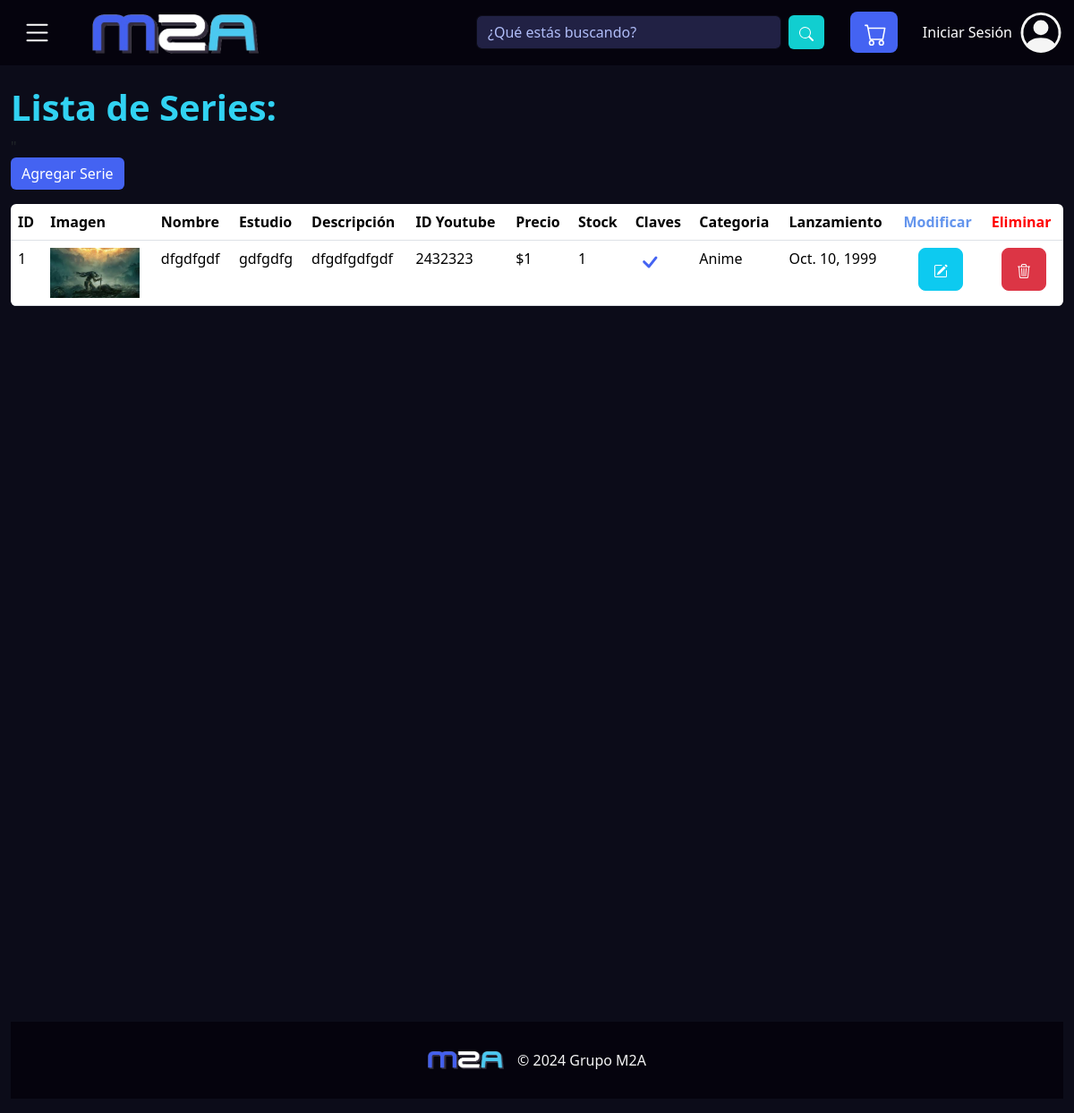
Page /listadoSeries on the earlier database version.
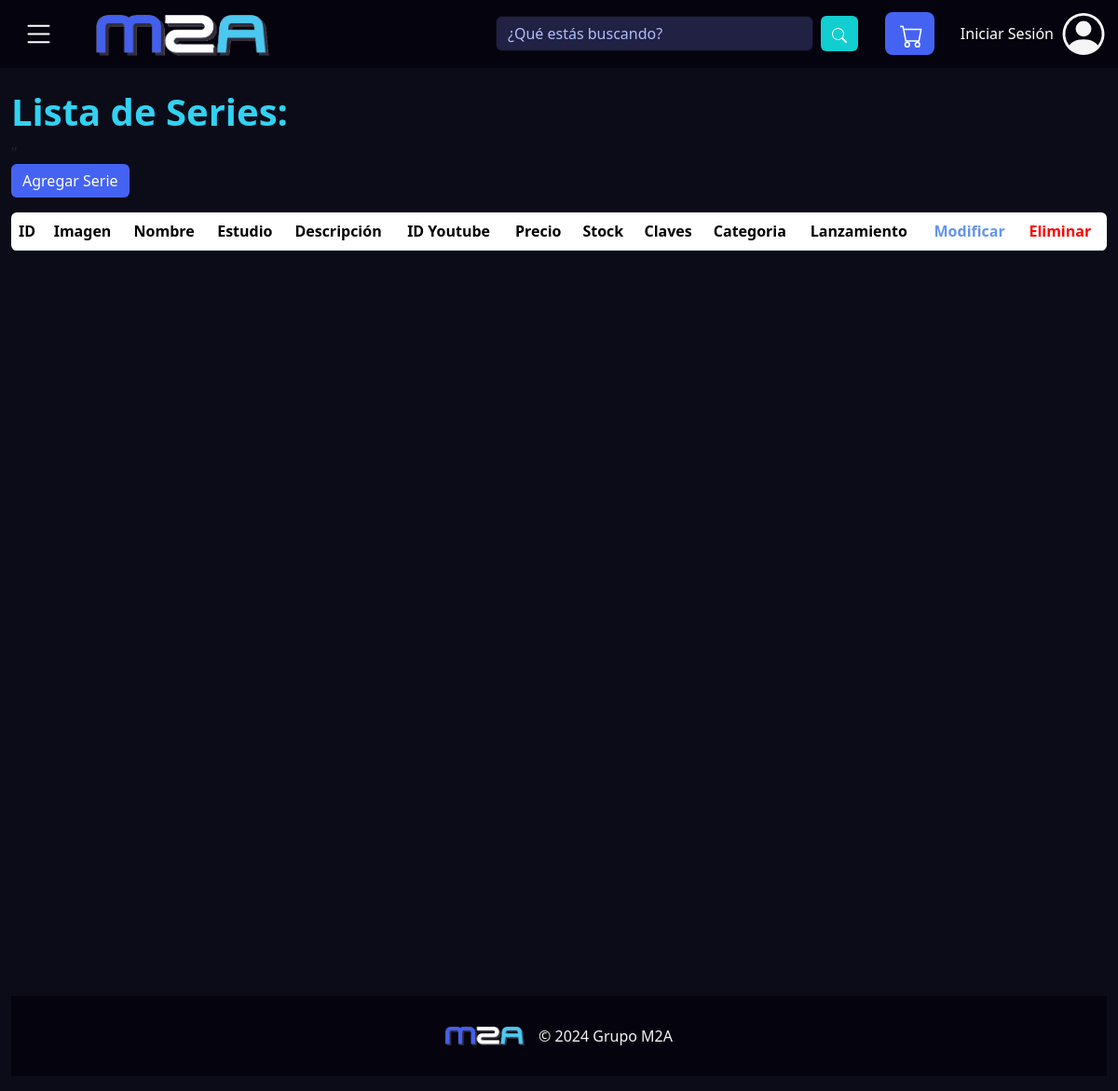
Same page on the later database version.
### Store/models.py (models this page shows)
class Serie(models.Model):
    idSerie       = models.IntegerField(primary_key=True)
    estudio       = models.CharField(max_length=50, null=True)
    nombre        = models.CharField(max_length=50)
    descripcion   = models.CharField(max_length=220)
    fechalanz     = models.DateField(default='2000-01-01')
    precio        = models.IntegerField()
    imagen        = models.ImageField(upload_to='series/imagenes')
    stock         = models.IntegerField()
    clave         = models.FileField(upload_to='series/claves_zip/',null= False)
    categoria     = models.ForeignKey('categoriaSerie', on_delete=models.CASCADE)
    ytVidId       = models.CharField(max_length=11, null=True)

class categoriaSerie (models.Model):
    idCategoria = models.IntegerField(primary_key=True)
    nombre = models.CharField(max_length=40)

### Store/views.py (the view)
# urls.py: path('listadoSeries', views.listadoSeries, name='listadoSeries'),
def listadoSeries(request):
    series = Serie.objects.all()
    categorias = categoriaSerie.objects.all()
    context = {
    'series': series,
    'categorias': categorias
    }
    return render(request, 'listadoSeries.html', context)

### Store/templates/listadoSeries.html (shortened to what this page needs)
{% extends "plantilla_base.html" %}
{% block contenido %}
<h1 class="pt-5 mt-5" style="font-weight:bold; color:#31d2f2">Lista de Series:</h1>
<table class="table table-resposive mb-0">
    <tr class="listado" >
        <th >ID</th>
        <th >Imagen</th>
        <th >Nombre</th>
        <th >Estudio</th>
        <th >Descripción</th>"
        <th >ID Youtube</th>
        <th >Precio</th>
        <th >Stock</th>
        <th >Claves</th>
        <th >Categoria</th>
        <th >Lanzamiento</th>
        <th style="color: cornflowerblue">Modificar</th>
        <th style="color:red" >Eliminar</th>
    </tr>
    {%for serie in series%}
        <td > {{serie.idSerie}} </td>
        <td ><a href="{{serie.idJuego}}"><img src="{{serie.imagen.url}}" alt="No disponible" style="max-width: 100px; max-height: 140px;"></a></td>
        <td >{{serie.nombre}}</td>
        <td >{{serie.estudio}}</td>
        <td >{{serie.descripcion}}</td>
        <td >{{serie.ytVidId}}</td>
        <td >${{serie.precio}}</td>
        <td >{{serie.stock}}</td>
        <td >{%if serie.clave %}
            <svg xmlns="http://www.w3.org/2000/svg" width="32" height="32" fill="currentColor" class="bi bi-check text-center" viewBox="0 0 16 16" style="color: #4463f2;">
            <path d="M10.97 4.97a.75.75 0 0 1 1.07 1.05l-3.99 4.99a.75.75 0 0 1-1.08.02L4.324 8.384a.75.75 0 1 1 1.06-1.06l2.094 2.093 3.473-4.425z"/>
            </svg>
            {%endif%}
        </td>
        <td >{{serie.categoria.nombre}}
        <td >{{serie.fechalanz}}
        </td>
        <td class="text-center"><a href="{% url 'modificarSerie' idSerie=serie.idSerie %}" class="btn btn-info btn-lg">
        </a></td>
        <td class="text-center"><a href="{% url 'eliminarSerie' idSerie=serie.idSerie %}" class="btn btn-danger btn-lg">
        </a></td>
    {%endfor%}
        <a href="{%url 'registroSeries' %}"><button class="btn btnAgregar btn-success mb-3" id="btnAgregar" style="background-color: #4463f2;border: none; align-items:end;">Agregar Serie</button></a>
    <table class="table table-resposive">
        <div class="container-fluid d-flex flex-column min-vh-100">
        </div>
{%endblock%}

Differences in the rows shown:
removed Serie: idSerie "1", imagen (picture), nombre "dfgdfgdf", estudio "gdfgdfg", descripcion "dfgdfgdfgdf", ytVidId "2432323", precio "1", stock "1", categoria.nombre "Anime", fechalanz "Oct. 10, 1999"
